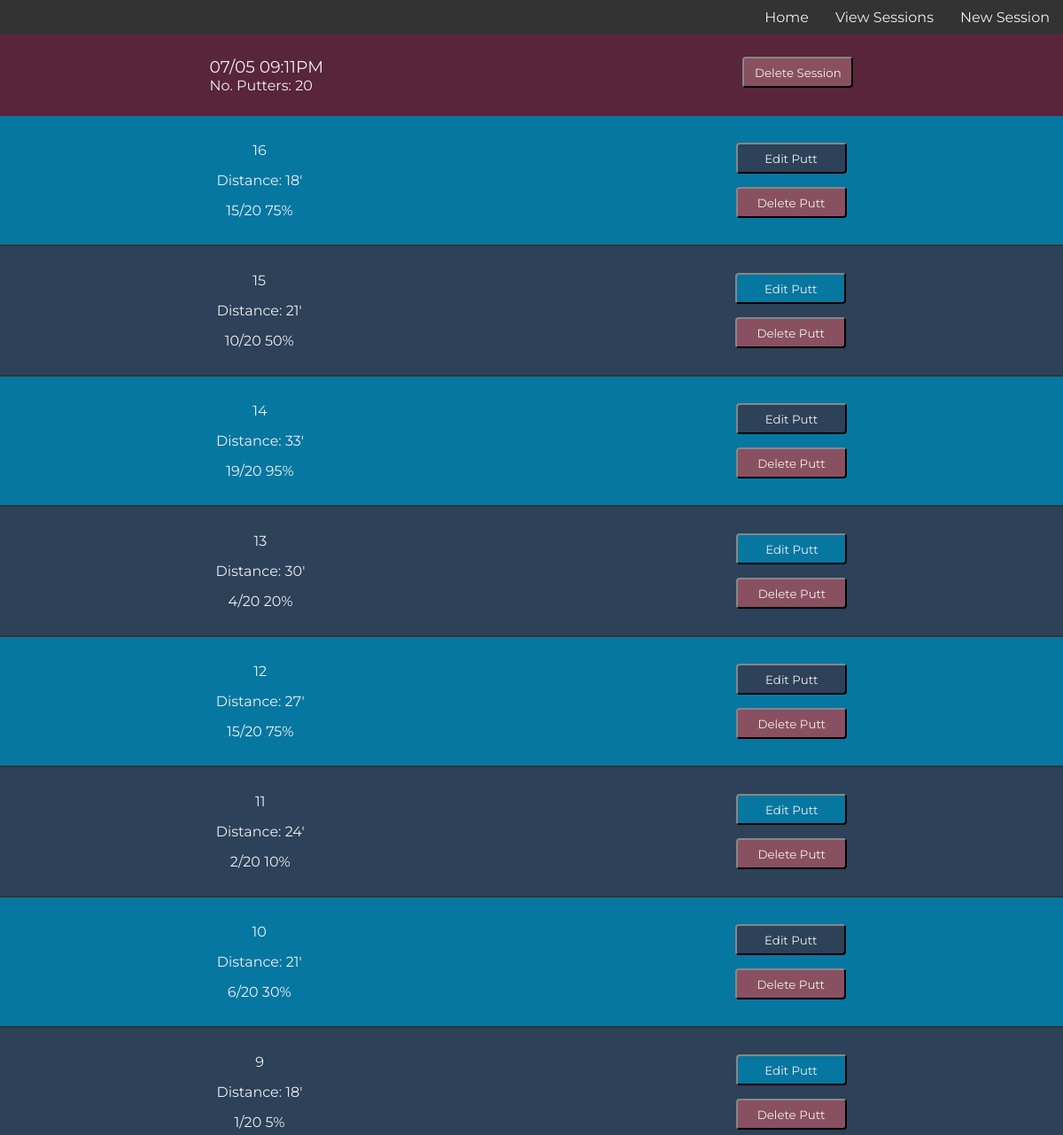
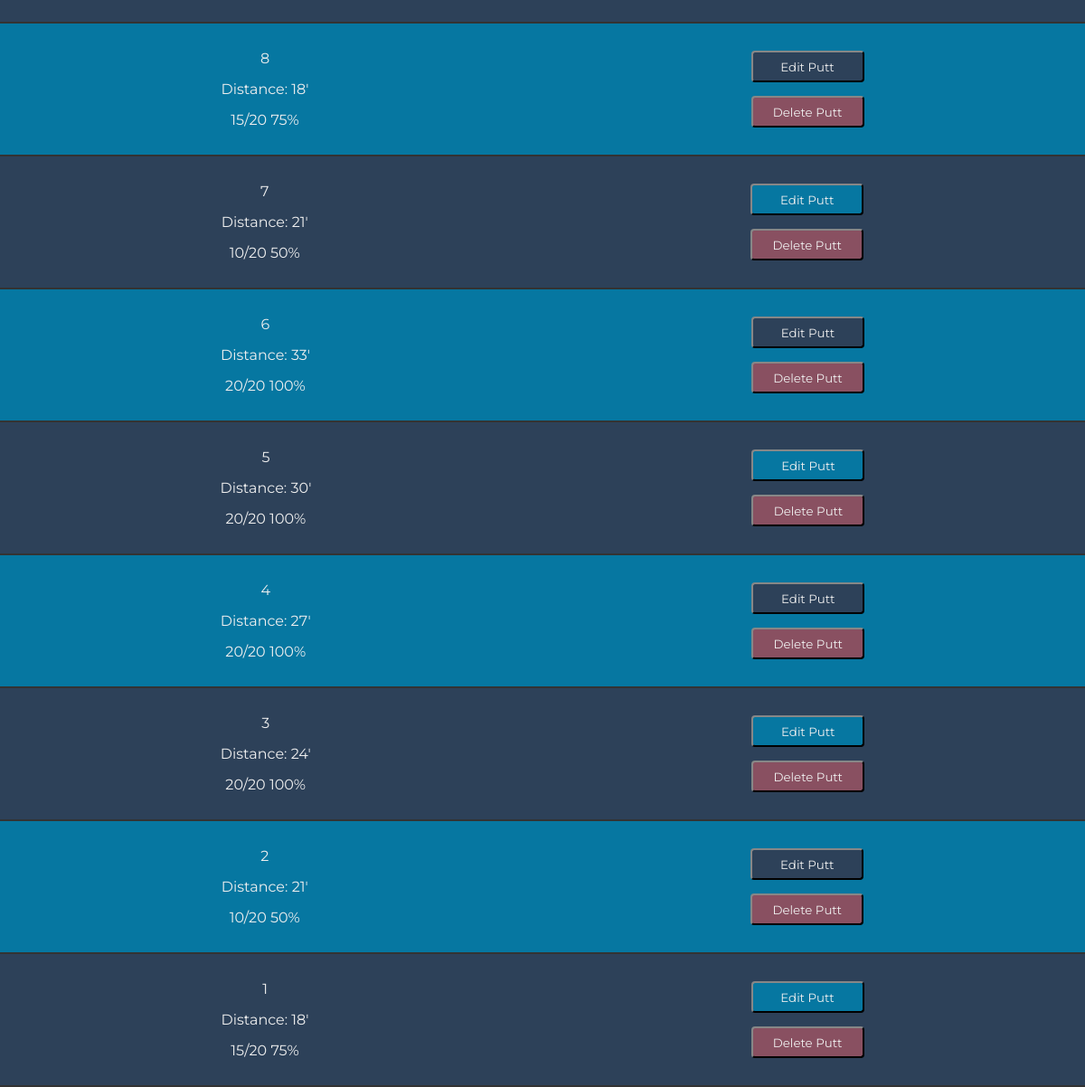
/puttsesh/view/10 (signed in), run on the app's committed database (2 pictures, top to bottom).
### model.py (models this page shows)
class PuttSesh(Model):
    user = ForeignKeyField(User, field=User.username, on_delete='CASCADE')
    date = DateTimeField()
    no_putters = IntegerField()
    class Meta:
        database = db

class Putt(Model):
    putt_sesh = ForeignKeyField(PuttSesh, on_delete='CASCADE')
    putts_made = IntegerField()
    distance = IntegerField()
    class Meta:
        database = db

### main.py (the view, shortened to what this page needs)
@app.route('/puttsesh/view/<sesh_id>', methods=['GET', 'POST'])
@login_required
def view_puttsesh_single(sesh_id):
    single_session = PuttSesh.select().where(PuttSesh.id == sesh_id).get()
    associated_putts = Putt.select().where(Putt.putt_sesh == single_session)
    return render_template('view_puttsesh_single.jinja2',
                           single_session=single_session,
                           putts=associated_putts)

### main.py (called while the page is built)
def login_required(f):
    @wraps(f)
    def wrap(*args, **kwargs):
        if 'logged_in_user' in session:
            return f(*args, **kwargs)
        else:
            return redirect(url_for('login'))
    return wrap

### templates/view_puttsesh_single.jinja2 (shortened to what this page needs)
{% extends "base.jinja2" %}
{% block content %}
<div class='outer-container'>
    <div class='view-single-header-container'>
        <div>
            <h3>{{ single_session.date.strftime('%m/%d %I:%M%p') }}</h3>
            <p>No. Putters:
                <span class='no_putters'>{{ single_session.no_putters }}</span>
            </p>
        </div>
        <div puttsesh-id="{{ single_session.id }}">
            {% if session.get('current_sesh_id') != single_session.id %}
                <button class="delete-session-button">Delete Session</button>
            {% endif %}
        </div>
    </div>
    <div class='putts-container'>
        {% for num in range((putts|length) - 1, -1, -1) %}
            <div class='single-putt-container'>
                <div class='single-putt-info'>
                    <p>{{ num + 1 }}
                    <p>Distance: {{ putts[num].distance }}'</p>
                    <p><span class='putts-made-{{putts.id}}'>{{ putts[num].putts_made }}</span>/{{ single_session.no_putters}}
                        {{ ((putts[num].putts_made / single_session.no_putters) * 100) | int }}%
                </div>
                <div class='edit-delete-container'>
                    <div class='putt-edit-container' puttsesh-id="{{ single_session.id }}" putt-id="{{ putts[num].id }}">
                        <button class='edit-button'>Edit Putt</button>
                    </div>
                    <div class='putt-delete-container' puttsesh-id="{{ single_session.id }}" putt-id="{{ putts[num].id }}">
                        <button class="delete-button">Delete Putt</button>
                    </div>
                </div>
            </div>
        {% endfor %}
    </div>
</div>
{% endblock content %}

### static/css/main.css (style rules this page uses)
:root { --main-box-shadow: 1px 1px 3px 0px rgba(51, 51, 51, 0.15); --white-font: #efefef; --dark-grey-font: #333; --grey-font: #666; --light-grey-font: #ddd; --first-color: #59253a; --second-color: #78244c; --third-color: #895061; --fourth-color: #0677a1; --fifth-color: #2d4159; --transition-time: 300ms; }
* { box-sizing: border-box; color: var(--white-font); font-family: 'Montserrat'; font-weight: normal; margin: 0; padding: 0; }
body { background: var(--dark-grey-font); }
.outer-container { align-items: center; display: flex; flex-direction: column; }
.view-single-header-container { background: var(--first-color); display: flex; justify-content: space-around; padding: 25px 0; width: 100%; }
.putts-container { width: 100% }
.single-putt-container { align-items: center; background: var(--fourth-color); border-bottom: solid 2px var(--dark-grey-font); display: flex; justify-content: space-around; padding: 15px 0; transition: 300ms; width: 100%; }
.single-putt-container:nth-child(even) { background: var(--fifth-color); }
.single-putt-info { text-align: center; }
.single-putt-info p { margin: 5px 0; padding: 5px 0; }
.putt-edit-container, .putt-delete-container { margin: 15px 0; }
.delete-button, .edit-button, .delete-session-button { background: var(--third-color); border-radius: 4px; border: outset 2px var(--dark-grey-font); color: var(--white-font); height: 35px; padding: 5px 10px; text-decoration: none; transition: var(--transition-time); width: 125px; }
.edit-button { background: var(--fifth-color); }
.single-putt-container:nth-child(even) .edit-button { background: var(--fourth-color); }

### data on the page
PuttSesh: date "07/05 09:11PM", no_putters "20", no_putters "20" "20" "20" "20" "20" "20" "20" "20" "20" "20" "20" "20" "20" "20" "20" "20"
Putt: distance "18", putts_made "15", putts_made.no_putters "75"
Putt: distance "21", putts_made "10", putts_made.no_putters "50"
Putt: distance "33", putts_made "19", putts_made.no_putters "95"
Putt: distance "30", putts_made "4", putts_made.no_putters "20"
Putt: distance "27", putts_made "15", putts_made.no_putters "75"
Putt: distance "24", putts_made "2", putts_made.no_putters "10"
Putt: distance "21", putts_made "6", putts_made.no_putters "30"
Putt: distance "18", putts_made "1", putts_made.no_putters "5"
Putt: distance "18", putts_made "15", putts_made.no_putters "75"
Putt: distance "21", putts_made "10", putts_made.no_putters "50"
Putt: distance "33", putts_made "20", putts_made.no_putters "100"
Putt: distance "30", putts_made "20", putts_made.no_putters "100"
Putt: distance "27", putts_made "20", putts_made.no_putters "100"
Putt: distance "24", putts_made "20", putts_made.no_putters "100"
Putt: distance "21", putts_made "10", putts_made.no_putters "50"
Putt: distance "18", putts_made "15", putts_made.no_putters "75"

### other printed values
{{ num + 1 }} "16" "15" "14" "13" "12" "11" "10" "9" "8" "7" "6" "5" "4" "3" "2" "1"
